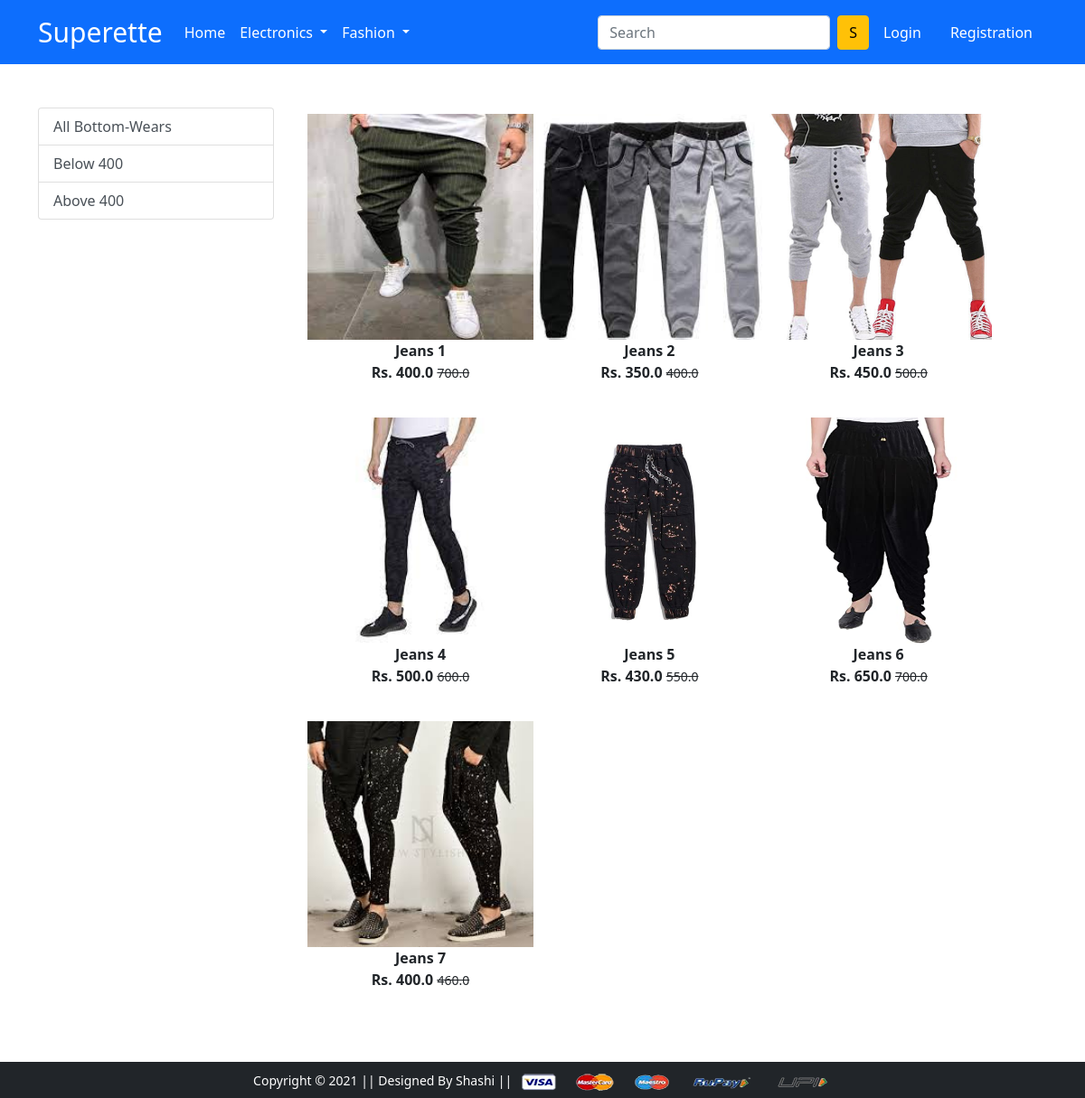
The app's page /bottomwear/ with its own data.
### app/models.py (models this page shows, shortened)
class Product(models.Model):
    title = models.CharField(max_length=100)
    selling_price = models.FloatField()
    discounted_price = models.FloatField()
    description = models.TextField()
    brand = models.CharField(max_length=100)
    category = models.CharField(choices=CATEGORY_CHOICES, max_length=2)
    product_image = models.ImageField(upload_to="productimg")

### app/views.py (the view)
# urls.py: path('bottomwear/', views.bottomwear, name='bottomwear'),
def bottomwear(request, data=None):
    if data == None:
        bottomwears = Product.objects.filter(category="BW")
    elif data == "below":
        bottomwears = Product.objects.filter(
            category="BW").filter(discounted_price__lte=400)
    elif data == "above":
        bottomwears = Product.objects.filter(
            category="BW").filter(discounted_price__gt=400)
    return render(request, 'app/bottomwear.html', {"bottomwears": bottomwears})

### app/templates/app/bottomwear.html (shortened to what this page needs)
{% extends 'app/base.html' %}
{% load static %}
{% block main-content %}
<div class="container my-5">
 <div class="row">
  <div class="col-sm-3">
    <div class="list-group">
        <a href="{% url 'bottomwear' %}" class="list-group-item list-group-item-action" aria-current="true">All Bottom-Wears</a>
        <a href="{% url 'bottomweardata' 'below' %}" class="list-group-item list-group-item-action" >Below 400</a>
        <a href="{% url 'bottomweardata' 'above' %}" class="list-group-item list-group-item-action" >Above 400</a>
  </div>
    </div>
  <div class="col-sm-8">
    <div class="row">
    {% for product in bottomwears %}
        <div class = "col-sm-4 text-center mb-4">
        <a href="{% url 'product-detail' product.id %}" class="btn">
          <div class="item">
            <img src="{{ product.product_image.url }}" alt="" style="width:250px; height:250px; "}>
            <div class="fw-bold">{{product.title }}</div>
            <div class="fw-bold">Rs. {{ product.discounted_price }}
            <small class="fw-light text-decoration-line-through">{{ product.selling_price }}</small></div>
        </div></a>
        </div>
        {% endfor %}
  </div>
    </div>
  </div>
 </div>
{% endblock main-content %}

### records on screen
Product: product_image (picture), title "Jeans 1", discounted_price "400.0", selling_price "700.0"
Product: product_image (picture), title "Jeans 2", discounted_price "350.0", selling_price "400.0"
Product: product_image (picture), title "Jeans 3", discounted_price "450.0", selling_price "500.0"
Product: product_image (picture), title "Jeans 4", discounted_price "500.0", selling_price "600.0"
Product: product_image (picture), title "Jeans 5", discounted_price "430.0", selling_price "550.0"
Product: product_image (picture), title "Jeans 6", discounted_price "650.0", selling_price "700.0"
Product: product_image (picture), title "Jeans 7", discounted_price "400.0", selling_price "460.0"
